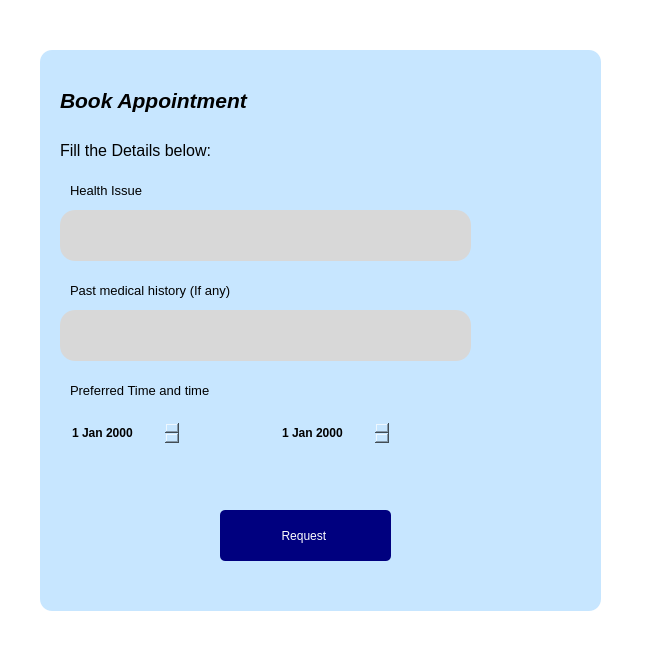
<?xml version="1.0" encoding="UTF-8"?>
<ui version="4.0">
 <class>Form</class>
 <widget class="QWidget" name="Form">
  <property name="geometry">
   <rect>
    <x>0</x>
    <y>0</y>
    <width>646</width>
    <height>667</height>
   </rect>
  </property>
  <property name="windowTitle">
   <string>Form</string>
  </property>
  <property name="styleSheet">
   <string notr="true">background-color: rgb(255, 255, 255);
border-radius: 10px;</string>
  </property>
  <widget class="QWidget" name="widget" native="true">
   <property name="geometry">
    <rect>
     <x>40</x>
     <y>50</y>
     <width>561</width>
     <height>561</height>
    </rect>
   </property>
   <property name="styleSheet">
    <string notr="true">background-color:rgb(199,230,255);
border-radius:12px;</string>
   </property>
   <widget class="QLabel" name="label">
    <property name="geometry">
     <rect>
      <x>20</x>
      <y>30</y>
      <width>271</width>
      <height>41</height>
     </rect>
    </property>
    <property name="font">
     <font>
      <pointsize>16</pointsize>
      <italic>true</italic>
      <bold>true</bold>
     </font>
    </property>
    <property name="text">
     <string>Book Appointment</string>
    </property>
   </widget>
   <widget class="QLabel" name="label_2">
    <property name="geometry">
     <rect>
      <x>20</x>
      <y>90</y>
      <width>231</width>
      <height>20</height>
     </rect>
    </property>
    <property name="font">
     <font>
      <pointsize>12</pointsize>
     </font>
    </property>
    <property name="text">
     <string>Fill the Details below:</string>
    </property>
   </widget>
   <widget class="QLineEdit" name="lineEdit">
    <property name="geometry">
     <rect>
      <x>20</x>
      <y>160</y>
      <width>411</width>
      <height>51</height>
     </rect>
    </property>
    <property name="styleSheet">
     <string notr="true">background-color: rgb(216, 216, 216);
border-radius:15px;
</string>
    </property>
   </widget>
   <widget class="QLabel" name="label_3">
    <property name="geometry">
     <rect>
      <x>30</x>
      <y>130</y>
      <width>111</width>
      <height>20</height>
     </rect>
    </property>
    <property name="font">
     <font>
      <pointsize>10</pointsize>
     </font>
    </property>
    <property name="text">
     <string>Health Issue</string>
    </property>
   </widget>
   <widget class="QLineEdit" name="lineEdit_2">
    <property name="geometry">
     <rect>
      <x>130</x>
      <y>290</y>
      <width>113</width>
      <height>26</height>
     </rect>
    </property>
   </widget>
   <widget class="QLabel" name="label_4">
    <property name="geometry">
     <rect>
      <x>30</x>
      <y>230</y>
      <width>231</width>
      <height>20</height>
     </rect>
    </property>
    <property name="font">
     <font>
      <pointsize>10</pointsize>
     </font>
    </property>
    <property name="text">
     <string>Past medical history (If any)</string>
    </property>
   </widget>
   <widget class="QLineEdit" name="lineEdit_3">
    <property name="geometry">
     <rect>
      <x>20</x>
      <y>260</y>
      <width>411</width>
      <height>51</height>
     </rect>
    </property>
    <property name="styleSheet">
     <string notr="true">background-color: rgb(216, 216, 216);
border-radius:15px;
</string>
    </property>
   </widget>
   <widget class="QLabel" name="label_5">
    <property name="geometry">
     <rect>
      <x>30</x>
      <y>330</y>
      <width>231</width>
      <height>20</height>
     </rect>
    </property>
    <property name="font">
     <font>
      <pointsize>10</pointsize>
     </font>
    </property>
    <property name="text">
     <string>Preferred Time and time</string>
    </property>
   </widget>
   <widget class="QDateEdit" name="dateEdit">
    <property name="geometry">
     <rect>
      <x>30</x>
      <y>370</y>
      <width>110</width>
      <height>26</height>
     </rect>
    </property>
    <property name="font">
     <font>
      <bold>true</bold>
     </font>
    </property>
   </widget>
   <widget class="QDateEdit" name="dateEdit_2">
    <property name="geometry">
     <rect>
      <x>240</x>
      <y>370</y>
      <width>110</width>
      <height>26</height>
     </rect>
    </property>
    <property name="font">
     <font>
      <bold>true</bold>
     </font>
    </property>
   </widget>
   <widget class="QPushButton" name="pushButton">
    <property name="geometry">
     <rect>
      <x>180</x>
      <y>460</y>
      <width>171</width>
      <height>51</height>
     </rect>
    </property>
    <property name="styleSheet">
     <string notr="true">color: rgb(255, 255, 255);
background-color: rgb(0, 0, 127);
border-radius:5px;
font: 16pt &quot;Segoe UI&quot;;</string>
    </property>
    <property name="text">
     <string>Request </string>
    </property>
   </widget>
  </widget>
 </widget>
 <resources/>
 <connections/>
</ui>
